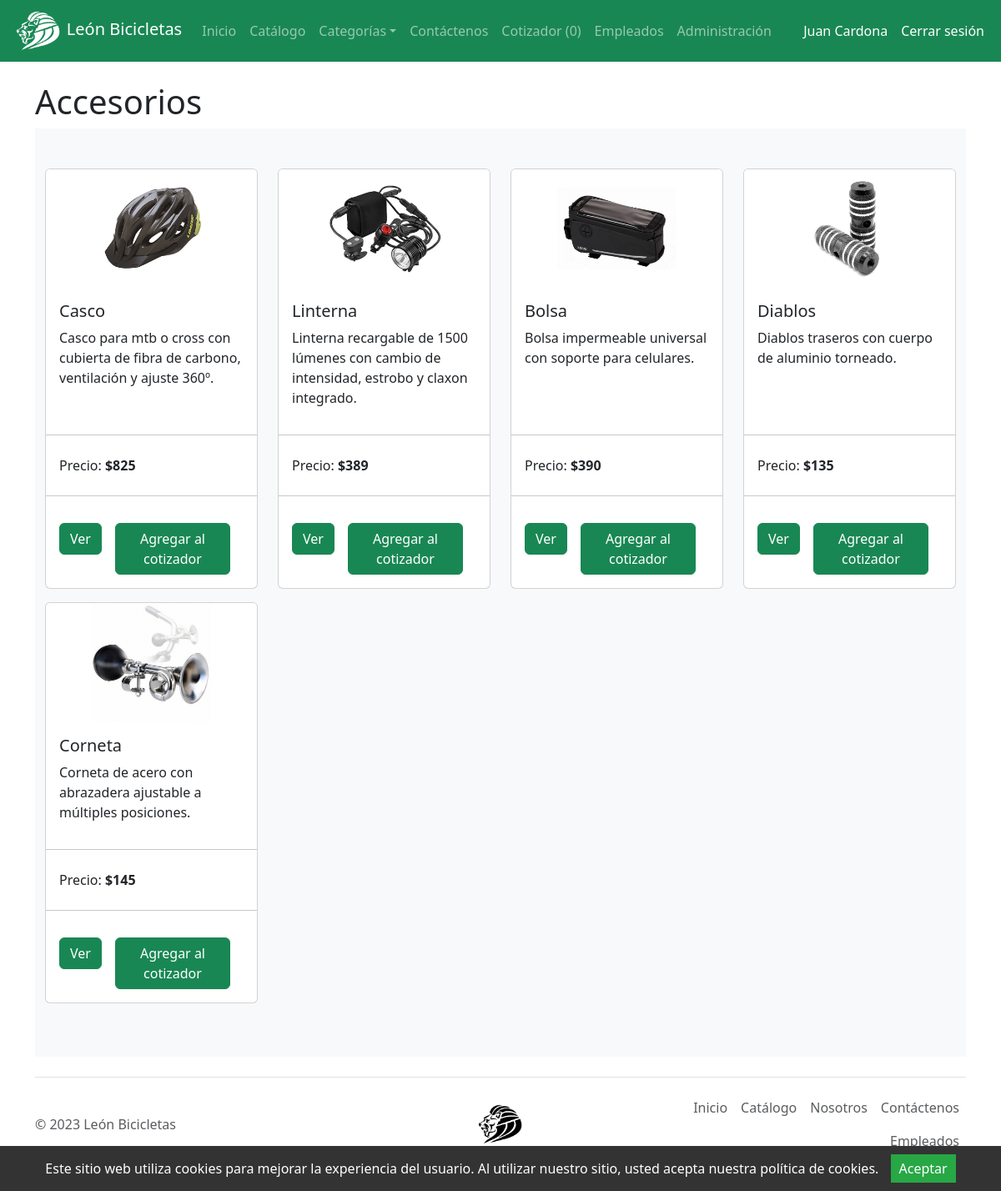
Screenshot of /es/categorias/accesorios.php (signed in) with the database file from the repository.
### tables this page shows
create table productos (
idProd int primary key auto_increment,
nomProd varchar(45),
imgProd varchar(45),
descripcionProd varchar(200),
precio int(10),
stock int(10),
idCat int(10)
);

### es/categorias/accesorios.php (the view, shortened to what this page needs)
<?php
include '../cotizar.php';
include '../TEMPLATE/head.php';
include '../TEMPLATE/nav.php';
?>
<div class="container">
    <br>
    <h1>Accesorios</h1>
    <div class="album py-5 bg-body-tertiary">
        <div class="container">
            <div class="row row-cols-1 row-cols-sm-2 row-cols-md-3 row-cols-lg-4">
            <?php
                $sql = "SELECT * FROM productos WHERE idCat = 2";
                if ($resultado = $conn->query($sql)) {
                    if ($resultado->num_rows > 0) {
                        while ($row = $resultado->fetch_array()) {
                            echo '<div class="col pb-3">';
                            echo '<div class="card h-100">';
                            echo '<img src="../images/' . $row['imgProd'] . '" class="card-img-top" alt="...">';
                            echo '<div class="card-body d-flex flex-column">';
                            echo '<h5 class="card-title">' . $row['nomProd'] . '</h5>';
                            echo '<p class="card-text">' . $row['descripcionProd'] . '</p>';
                            echo '</div>';
                            echo '<div class="align-text-bottom">';
                            echo '<hr>';
                            echo '<ul class="list-group list-group-flush">';
                            echo '<li class="list-group-item">Precio: <b>$' . $row['precio'] . '</b></li>';
                            echo '</ul>';
                            echo '<hr>';
                            echo '<div class="card-body d-inline-flex">';
                            echo '<form>';
                            echo '<a class="btn btn-success" href="../verProducto.php?id=' . $row['idProd'] . '">Ver</a>';
                            echo '</form>';
                            echo '<form action="" method="post">';
                            echo '<button class="btn btn-success mx-3" name="btnAccion" type="submit" value="Agregar">Agregar al cotizador</button>';
                            echo '</form>';
                            echo '</div>';
                            echo '</div>';
                            echo '</div>';
                            echo '</div>';
                        }
                    } else {
                        echo '<div class="alert alert-danger"><em>Pronto agregaremos nuevos productos.</em></div>';
                    }
                } else {
                    echo "Ups! Algo salió mal. Intenta más tarde.";
                }
                ?>
            </div>
        </div>
    </div>
</div>
<?php
include '../TEMPLATE/footer.php';
?>

### rows the page displays
productos: imgProd (picture), nomProd "Casco", descripcionProd "Casco para mtb o cross con cubierta de fibra de carbono, ventilación y ajuste 360º.", precio "825"
productos: imgProd (picture), nomProd "Linterna", descripcionProd "Linterna recargable de 1500 lúmenes con cambio de intensidad, estrobo y claxon integrado.", precio "389"
productos: imgProd (picture), nomProd "Bolsa", descripcionProd "Bolsa impermeable universal con soporte para celulares.", precio "390"
productos: imgProd (picture), nomProd "Diablos", descripcionProd "Diablos traseros con cuerpo de aluminio torneado.", precio "135"
productos: imgProd (picture), nomProd "Corneta", descripcionProd "Corneta de acero con abrazadera ajustable a múltiples posiciones.", precio "145"

### other values shown
$_SESSION["nombre"] "Juan"
$_SESSION["apellido"] "Cardona"
